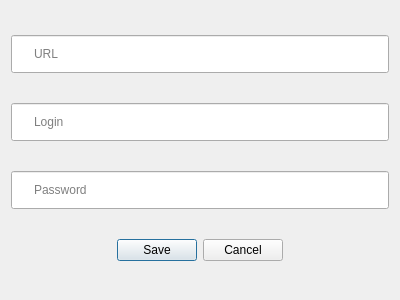
<?xml version="1.0" encoding="UTF-8"?>
<ui version="4.0">
 <class>AddListItemDialog</class>
 <widget class="QDialog" name="AddListItemDialog">
  <property name="geometry">
   <rect>
    <x>0</x>
    <y>0</y>
    <width>400</width>
    <height>300</height>
   </rect>
  </property>
  <property name="windowTitle">
   <string>Dialog</string>
  </property>
  <layout class="QGridLayout" name="gridLayout">
   <item row="0" column="0">
    <widget class="QLineEdit" name="urlEdit">
     <property name="styleSheet">
      <string notr="true">padding: 10px 20px;
</string>
     </property>
     <property name="placeholderText">
      <string>URL</string>
     </property>
    </widget>
   </item>
   <item row="3" column="0">
    <widget class="QDialogButtonBox" name="buttonBox">
     <property name="orientation">
      <enum>Qt::Horizontal</enum>
     </property>
     <property name="standardButtons">
      <set>QDialogButtonBox::Cancel|QDialogButtonBox::Save</set>
     </property>
     <property name="centerButtons">
      <bool>true</bool>
     </property>
    </widget>
   </item>
   <item row="1" column="0">
    <widget class="QLineEdit" name="loginEdit">
     <property name="styleSheet">
      <string notr="true">padding: 10px 20px;
</string>
     </property>
     <property name="echoMode">
      <enum>QLineEdit::Password</enum>
     </property>
     <property name="placeholderText">
      <string>Login</string>
     </property>
    </widget>
   </item>
   <item row="2" column="0">
    <widget class="QLineEdit" name="passwordEdit">
     <property name="styleSheet">
      <string notr="true">padding: 10px 20px;
</string>
     </property>
     <property name="echoMode">
      <enum>QLineEdit::Password</enum>
     </property>
     <property name="placeholderText">
      <string>Password</string>
     </property>
    </widget>
   </item>
  </layout>
 </widget>
 <resources/>
 <connections>
  <connection>
   <sender>buttonBox</sender>
   <signal>accepted()</signal>
   <receiver>AddListItemDialog</receiver>
   <slot>accept()</slot>
   <hints>
    <hint type="sourcelabel">
     <x>248</x>
     <y>254</y>
    </hint>
    <hint type="destinationlabel">
     <x>157</x>
     <y>274</y>
    </hint>
   </hints>
  </connection>
  <connection>
   <sender>buttonBox</sender>
   <signal>rejected()</signal>
   <receiver>AddListItemDialog</receiver>
   <slot>reject()</slot>
   <hints>
    <hint type="sourcelabel">
     <x>316</x>
     <y>260</y>
    </hint>
    <hint type="destinationlabel">
     <x>286</x>
     <y>274</y>
    </hint>
   </hints>
  </connection>
 </connections>
</ui>
